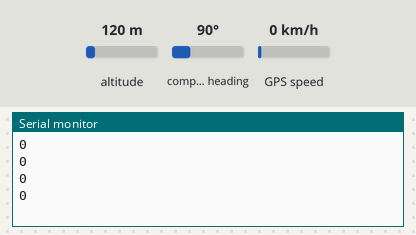
The sketch below on a simulated Arduino Uno, built with avr-gcc and run on an emulated ATmega328P. On the bench: the last lines printed to the serial monitor. Inputs (shaded band) come from the test bench; at power-on: altitude 120 m, compass heading 90°, GPS speed 0 km/h. The GPS gets a fix after 3 s at 37.7749, -122.4194 with 8 satellites.

Above: at 1.2 s.
1.3 s: altitude set to 20 m
4.5 s: compass heading set to 269°
At 6.23 s:
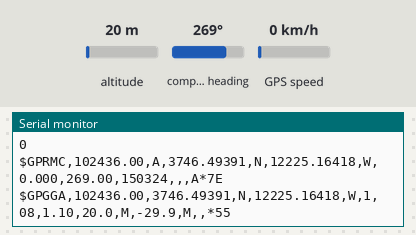
7.5 s: GPS speed set to 60 km/h
At 8.5 s:
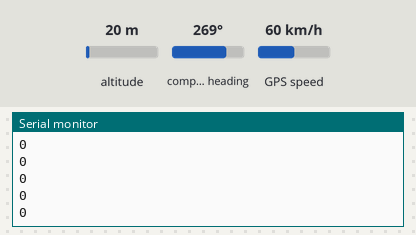
Timing chart, 0 to 9.0 s (numbered marks = the images above; inputs shaded):
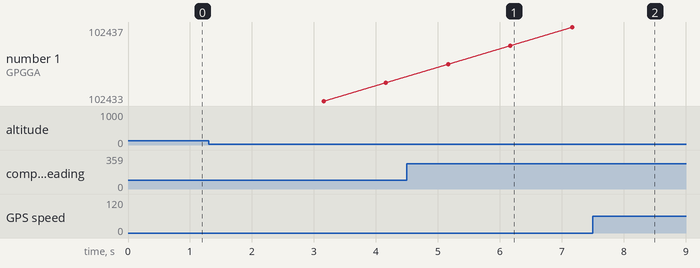

Measured:
- after the input at 4.5 s, the serial monitor: prints a new line after 0.59 s (image 1)
- after the input at 7.5 s, the serial monitor: prints a new line after 0.59 s (image 2)

The sketch:

GPS_test.ino
```cpp
#include <TinyGPS.h>
#include <SoftwareSerial.h>

#define rxPin 12
#define txPin 13

TinyGPS gps;
SoftwareSerial ss(rxPin, txPin);

void setup()
{
   ss.begin(9600);
   Serial.begin(9600);
}

void loop()
{
    bool newData = false;
    Serial.println(ss.available());
    while (ss.available())
    {
      char c = ss.read();
      Serial.print(c); // uncomment this line to see the GPS data flowing
      if (gps.encode(c))  // Did a new valid sentence come in?
        newData = true;
    }
}
```
